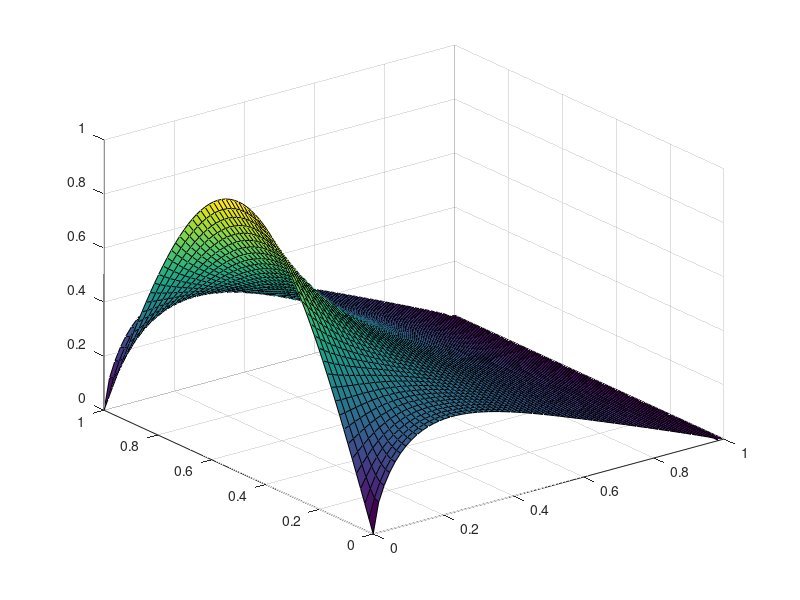

MATLAB code to generate this figure:
% gauss-seidel with successive over-relaxation

k = 6;
n = 2^k;   % dyadic so points overlap 
h = 1/n;   % grid coarseness

bdy     = 0:h:1;
f       = sin(pi*bdy);       % bdy data @ x = 0
u       = zeros(n+1,n+1);     % initial guess
u_gs    = zeros(n+1,n+1);     % store gauss-seidel guesses here
maxiter = 100;              % what is reasonable here?
omega   = 2/(1+sin(pi*h));   % relaxation paramater

% remember: matlab indices start at 1 rather than 0.
for iter = 0:maxiter
    for i = 1:n+1                        % y variable
        for j = 1:n+1                    % x variable
            
            %% for the first row:
            if i == 1
               if j == 1
                   % dirichlet here
                   u(i,j) = f(i);
               elseif j < n
                   % neumann here
                   u_gs(i,j) = 4/3*u(i+1,j) - 1/3*u(i+2,j);
                   u(i,j) = u(i,j) + omega*(u_gs(i,j) - u(i,j));
               else
                   % dirichlet = 0 here.
                   u(i,j) = 0;  
               end
            end
               
               
            %% for a typical row:
            if i > 1 && i < n+1
                % first entry in row is just left side boundary condition:
                if j == 1
                    u(i,j) = f(i);
                elseif j < n+1
                    u_gs(i,j) = .25*(u(i-1,j) + u(i+1,j) + u(i,j-1) + u(i,j+1));
                    u(i,j) = u(i,j) + omega*(u_gs(i,j) - u(i,j));

                else
                    u(i,j) = 0;   % this should remain true since initialize zero
                                  % but just to be safe.
                end
            end
            
            %% for the top row:
            if i == n+1
               if j == 1
                   % dirichlet here
                   u(i,j) = f(i);
               elseif j < n
                   % neumann here
                   u_gs(i,j) = 4/3*u(i-1,j) - 1/3*u(i-2,j);
                   u(i,j) = u(i,j) + omega*(u_gs(i,j) - u(i,j));
               else
                   % dirichlet = 0 here.
                   u(i,j) = 0;  
               end
            end
            
        end
    end
end

% plot graph of u
surf(bdy,bdy,u)
   

%% comparison with 
        
            
        
            
